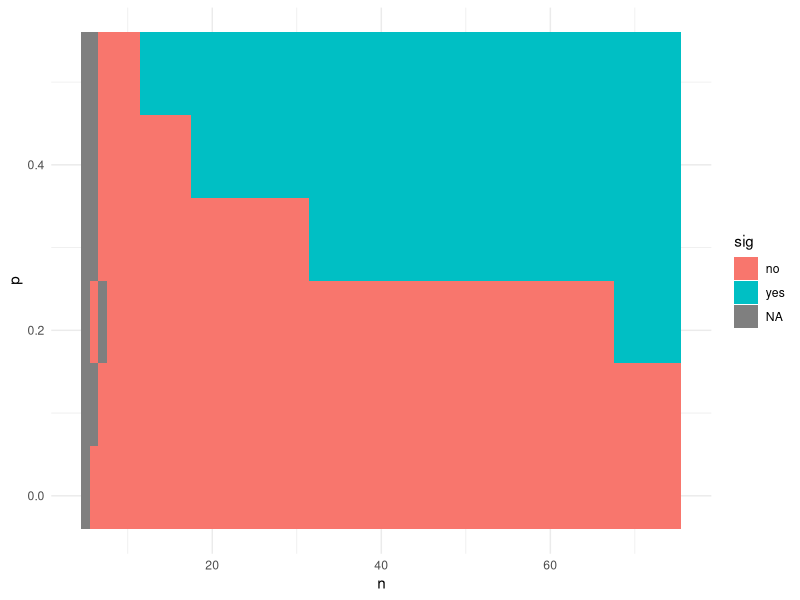
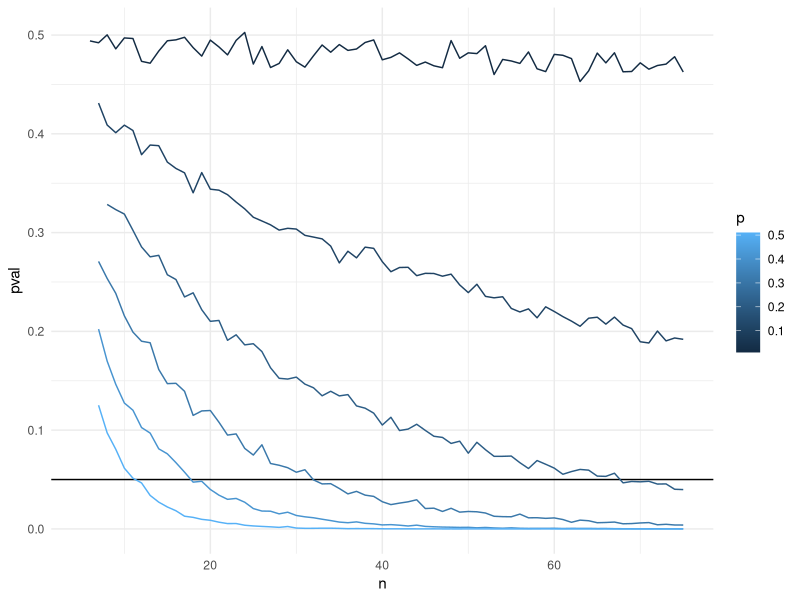

The R source for these figures, in order: (Note: this script raises an error after producing the figures.)
## Model only with UMAP 0.1 and 1 distance factors

library(tidyverse)

set.seed(20250107)

##### To conduct power analysis

p1 <- 0.41 ## from collected data
#p2_seq <- 0.82
p2_seq <- p1 + seq(0.01, 0.6, 0.1) ## from collected data (0.82)
actual_p2 <- 0.82 ## from collected data
ntrials <- 1000
n_seq <- seq(5, 75, 1)

prob <- NULL
for (j in 1:length(n_seq)) {
  for (k in 1:length(p2_seq)) {
    n <- n_seq[j]
    p2 <- p2_seq[k]
    dif <- NULL; pval <- NULL; pdetect <- NULL
    for (i in 1:ntrials) {
      d1 <- rbinom(n, 1, p1)
      d2 <- rbinom(n, 1, p2)
      dif <- c(dif, (sum(d1)-sum(d2))/n)
      pval <- c(pval, prop.test(x=c(sum(d1), sum(d2)), n=c(n, n),
                                alternative="less")$p.value)
      pdetect <- c(pdetect,
                   ifelse(prop.test(x=c(sum(d1), sum(d2)), n=c(n, n),
                                    alternative="less")$p.value < 0.05, 1, 0))
    }
    prob <- rbind(prob, cbind(n, p2, mean(dif), mean(pval), sum(pdetect)/ntrials))
  }
  cat(j, "\n")
}

prob_tb <- tibble(n = prob[,1],
                  p = prob[,2]-p1,
                  dif = prob[,3],
                  pval = prob[,4],
                  pdetect = prob[,5]
) |>
  mutate(sig = ifelse(pval < 0.05, "yes", "no"))

ggplot(prob_tb, aes(x=n, y=p, fill=sig)) +
  geom_tile() +
  theme_minimal()

ggplot(prob_tb, aes(x=n, y=pval, group=p, colour=p)) +
  geom_hline(yintercept=0.05) +
  geom_line() +
  theme_minimal()

## Optimal sample size
prob_tb_opt <- prob_tb |>
  filter(p >= (actual_p2 - p1)) |>
  filter(p <= (actual_p2 - p1 + 0.01))

ggplot(prob_tb, aes(x=n, y=pdetect, group=p, colour=p)) +
  geom_line() +
  geom_vline(xintercept = 20, linetype = "dashed") +
  geom_hline(yintercept = 0.8) +
  scale_color_continuous_diverging(palette = "Purple-Brown") +
  theme_minimal()

## Run only once
write_rds(prob_tb, "data/umap_0.1_1_four_clust_sample_size_determination.rds")
